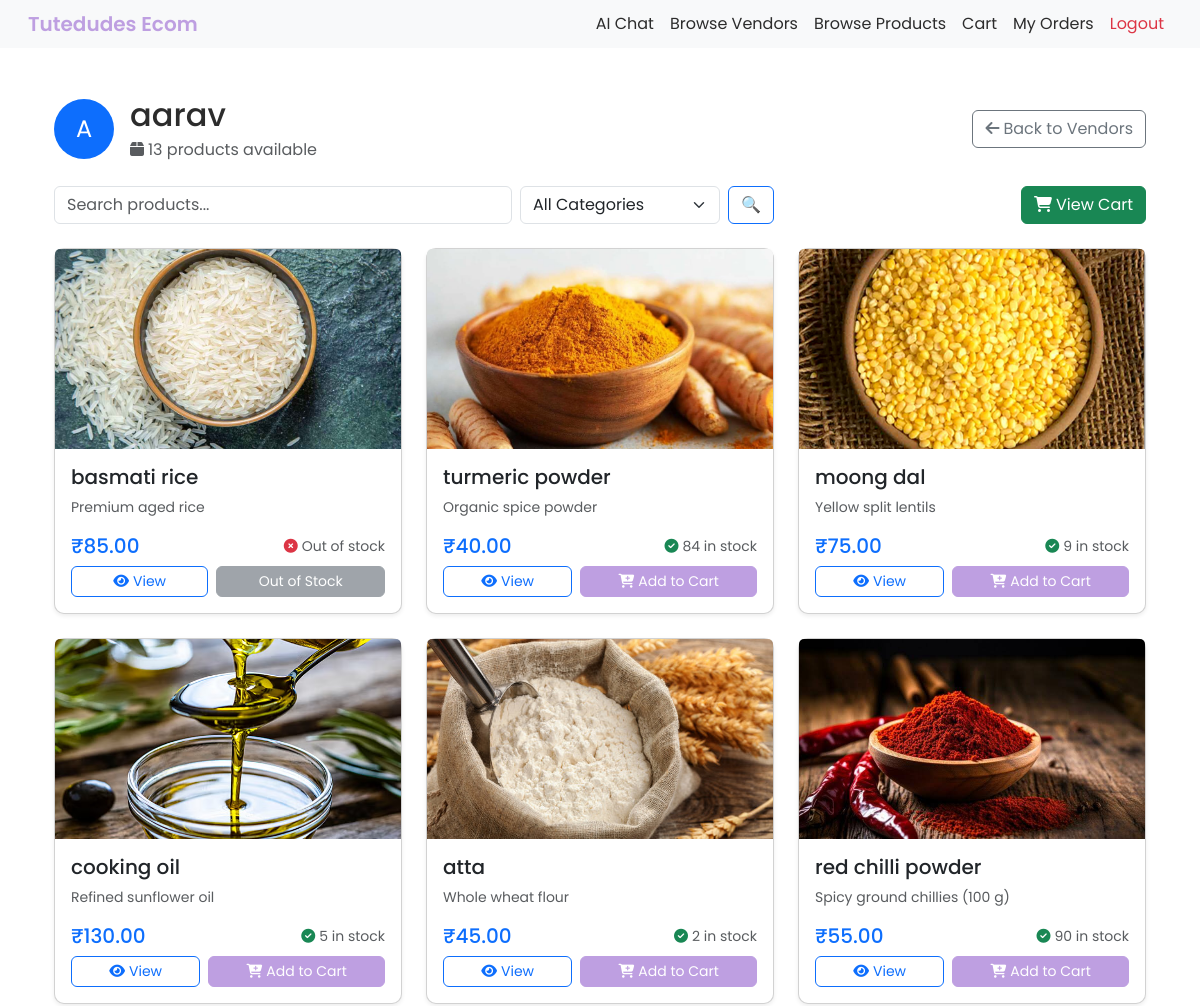
The page /retailer/vendors/2/ (signed in, upper part) on the database as committed earlier.
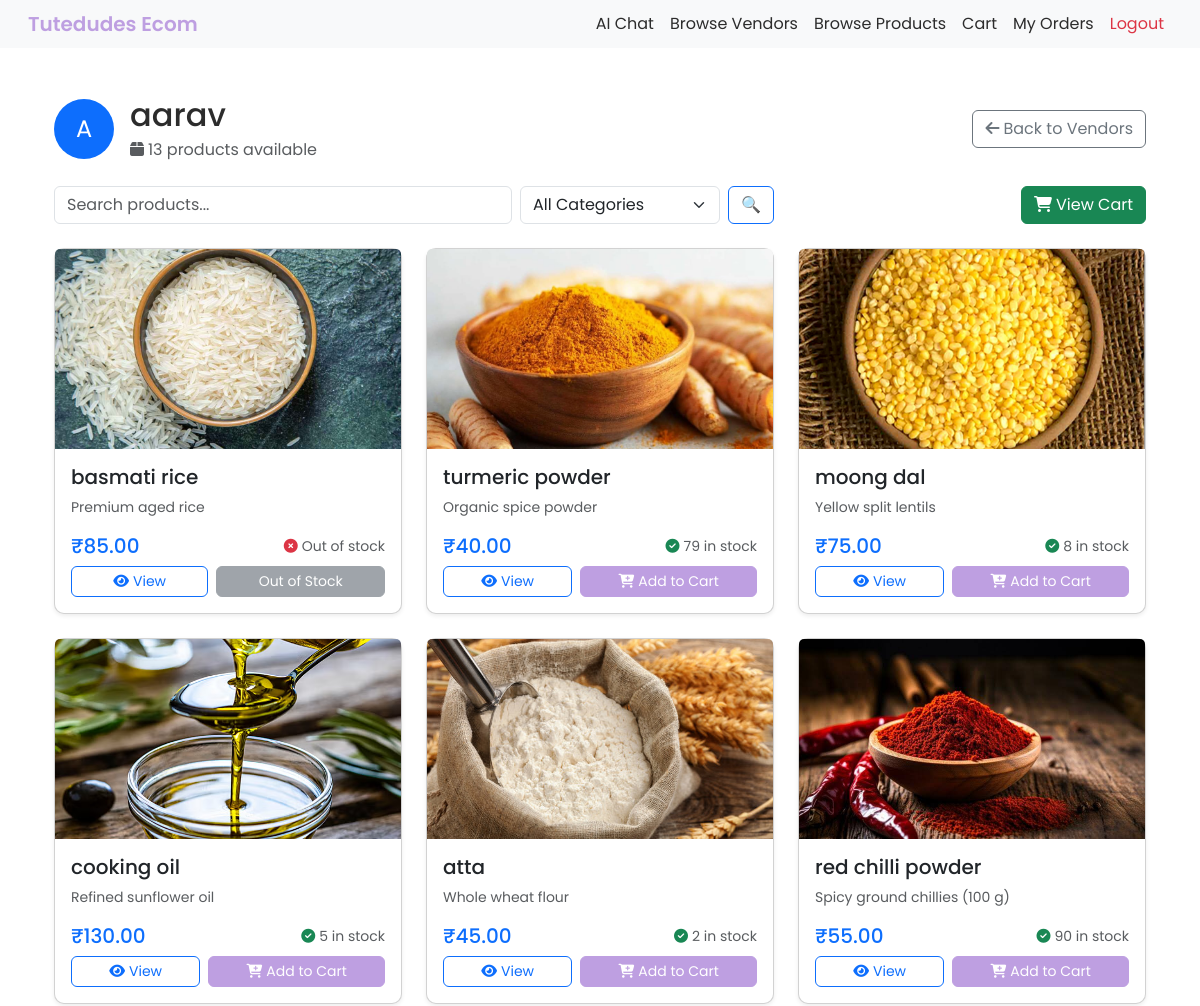
The same page on the database as committed later.
### ecomApp/models.py (models this page shows, shortened)
class Product(models.Model):
    vendor = models.ForeignKey(settings.AUTH_USER_MODEL, on_delete=models.CASCADE, limit_choices_to={'is_vendor': True}, related_name='products')
    category = models.ForeignKey('Category', on_delete=models.SET_NULL, null=True, blank=True, related_name='products')
    name = models.CharField(max_length=255)
    description = models.TextField(blank=True)
    price = models.DecimalField(max_digits=10, decimal_places=2)
    quantity = models.PositiveIntegerField()
    image = models.ImageField(upload_to='product_images/', blank=True, null=True)
    available = models.BooleanField(default=True)
    created_at = models.DateTimeField(auto_now_add=True)
    updated_at = models.DateTimeField(auto_now=True)

### ecomApp/views.py (the view)
# urls.py: path('retailer/vendors/<int:vendor_id>/', views.vendor_detail, name='vendor_detail'),
@login_required
@user_passes_test(lambda u: getattr(u, 'is_retailer', False), login_url='/')
def vendor_detail(request, vendor_id):
    from django.shortcuts import get_object_or_404
    vendor = get_object_or_404(CustomUser, id=vendor_id, is_vendor=True)
    products = Product.objects.filter(vendor=vendor, available=True).select_related('category')
    from django.db.models import Q
    search_query = request.GET.get('search', '').strip()
    category_filter = request.GET.get('category', '').strip()
    if search_query:
        products = products.filter(
            Q(name__icontains=search_query) | Q(description__icontains=search_query)
        )
        if not products.exists():
            messages.info(request, f'"{search_query}" is not available from {vendor.username}.')
    if category_filter:
        products = products.filter(category__name=category_filter)
    categories = Category.objects.filter(
        products__vendor=vendor,
        products__available=True
    ).distinct()
    return render(request, 'vendor_detail.html', {
        'vendor': vendor,
        'products': products,
        'categories': categories,
        'search_query': search_query,
        'category_filter': category_filter,
        'user': request.user
    })

### ecomApp/templates/vendor_detail.html (shortened to what the changed rows need)
{% extends 'base.html' %}
{% load static %}
{% block content %}
<div class="container py-4">
    <div class="d-flex justify-content-between align-items-center mb-4">
        <div class="d-flex align-items-center">
            <div>
                <h2 class="mb-1">{{ vendor.username }}</h2>
            </div>
        </div>
    </div>
    {% if products %}
        <div class="row">
            {% for product in products %}
            <div class="col-md-6 col-lg-4 mb-4">
                <div class="card h-100 shadow-sm">
                    {% if product.image %}
                    <img src="{{ product.image.url }}" class="card-img-top" alt="{{ product.name }}"
                         style="height: 200px; object-fit: cover;">
                    {% else %}
                    <div class="card-img-top bg-light d-flex align-items-center justify-content-center"
                         style="height: 200px;">
                        <i class="fas fa-image fa-3x text-muted"></i>
                    </div>
                    {% endif %}
                    <div class="card-body d-flex flex-column">
                        <h5 class="card-title">{{ product.name }}</h5>
                        {% if product.description %}
                        <p class="card-text text-muted small">{{ product.description|truncatewords:15 }}</p>
                        {% endif %}
                        <div class="mt-auto">
                            <div class="d-flex justify-content-between align-items-center mb-2">
                                <span class="h5 text-primary mb-0">₹{{ product.price }}</span>
                                <small class="text-muted">
                                    {% if product.quantity > 0 %}
                                        <i class="fas fa-check-circle text-success me-1"></i>{{ product.quantity }} in stock
                                    {% else %}
                                        <i class="fas fa-times-circle text-danger me-1"></i>Out of stock
                                    {% endif %}
                                </small>
                            </div>
                            <div class="d-flex gap-2">
                                <a href="{% url 'product_detail' product.id %}" class="btn btn-outline-primary btn-sm flex-fill">
                                    <i class="fas fa-eye me-1"></i>View
                                </a>
                                {% if product.quantity > 0 %}
                                <form method="post" action="{% url 'add_to_cart' product.id %}" class="flex-fill">
                                    <button type="submit" class="btn btn-primary btn-sm w-100">
                                        <i class="fas fa-cart-plus me-1"></i>Add to Cart
                                    </button>
                                </form>
                                {% else %}
                                <button class="btn btn-secondary btn-sm flex-fill" disabled>
                                    Out of Stock
                                </button>
                                {% endif %}
                            </div>
                        </div>
                    </div>
                </div>
            </div>
            {% endfor %}
        </div>
    {% endif %}
</div>
{% endblock %}

Rows that differ between the two databases and show on the page:
changed Product "turmeric powder": quantity "84" → "79"
changed Product "moong dal": quantity "9" → "8"
